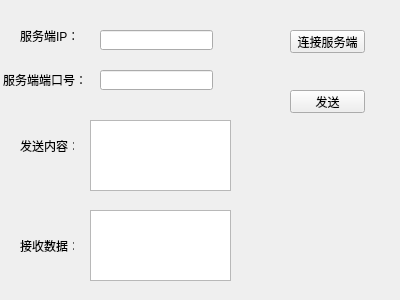
<?xml version="1.0" encoding="UTF-8"?>
<ui version="4.0">
 <class>SocketClient</class>
 <widget class="QWidget" name="SocketClient">
  <property name="geometry">
   <rect>
    <x>0</x>
    <y>0</y>
    <width>400</width>
    <height>300</height>
   </rect>
  </property>
  <property name="windowTitle">
   <string>SocketClient</string>
  </property>
  <widget class="QLabel" name="label">
   <property name="geometry">
    <rect>
     <x>20</x>
     <y>30</y>
     <width>54</width>
     <height>12</height>
    </rect>
   </property>
   <property name="text">
    <string>服务端IP：</string>
   </property>
  </widget>
  <widget class="QLabel" name="label_2">
   <property name="geometry">
    <rect>
     <x>3</x>
     <y>70</y>
     <width>81</width>
     <height>20</height>
    </rect>
   </property>
   <property name="text">
    <string>服务端端口号：</string>
   </property>
  </widget>
  <widget class="QLabel" name="label_3">
   <property name="geometry">
    <rect>
     <x>20</x>
     <y>140</y>
     <width>54</width>
     <height>12</height>
    </rect>
   </property>
   <property name="text">
    <string>发送内容：</string>
   </property>
  </widget>
  <widget class="QLabel" name="label_4">
   <property name="geometry">
    <rect>
     <x>20</x>
     <y>240</y>
     <width>54</width>
     <height>12</height>
    </rect>
   </property>
   <property name="text">
    <string>接收数据：</string>
   </property>
  </widget>
  <widget class="QLineEdit" name="IPlineEdit">
   <property name="geometry">
    <rect>
     <x>100</x>
     <y>30</y>
     <width>113</width>
     <height>20</height>
    </rect>
   </property>
  </widget>
  <widget class="QLineEdit" name="PortlineEdit">
   <property name="geometry">
    <rect>
     <x>100</x>
     <y>70</y>
     <width>113</width>
     <height>20</height>
    </rect>
   </property>
  </widget>
  <widget class="QTextEdit" name="sendtextEdit">
   <property name="geometry">
    <rect>
     <x>90</x>
     <y>120</y>
     <width>141</width>
     <height>71</height>
    </rect>
   </property>
  </widget>
  <widget class="QTextEdit" name="recvtextEdit">
   <property name="geometry">
    <rect>
     <x>90</x>
     <y>210</y>
     <width>141</width>
     <height>71</height>
    </rect>
   </property>
  </widget>
  <widget class="QPushButton" name="connectBtn">
   <property name="geometry">
    <rect>
     <x>290</x>
     <y>30</y>
     <width>75</width>
     <height>23</height>
    </rect>
   </property>
   <property name="text">
    <string>连接服务端</string>
   </property>
  </widget>
  <widget class="QPushButton" name="sendBtn">
   <property name="geometry">
    <rect>
     <x>290</x>
     <y>90</y>
     <width>75</width>
     <height>23</height>
    </rect>
   </property>
   <property name="text">
    <string>发送</string>
   </property>
  </widget>
 </widget>
 <layoutdefault spacing="6" margin="11"/>
 <resources/>
 <connections/>
</ui>
